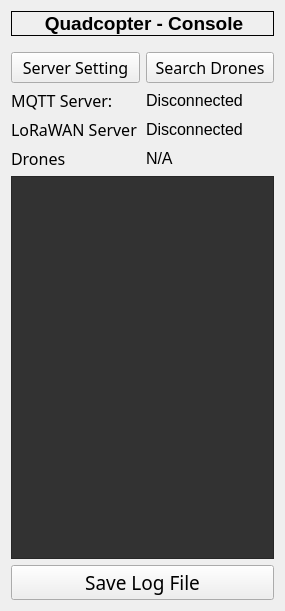
   <widget class="QWidget" name="layoutWidget">
    <property name="geometry">
     <rect>
      <x>10</x>
      <y>50</y>
      <width>285</width>
      <height>611</height>
     </rect>
    </property>
    <layout class="QGridLayout" name="gridLayout_3">
     <item row="3" column="0">
      <layout class="QGridLayout" name="gridLayout_2">
       <item row="1" column="1">
        <widget class="QPushButton" name="pushButton_ConnectLoRaWAN">
         <property name="font">
          <font>
           <family>Calibri Light</family>
           <pointsize>12</pointsize>
          </font>
         </property>
         <property name="styleSheet">
          <string notr="true"/>
         </property>
         <property name="text">
          <string>Search Drones</string>
         </property>
        </widget>
       </item>
       <item row="8" column="0">
        <widget class="QLabel" name="label_Drones">
         <property name="font">
          <font>
           <family>Calibri Light</family>
          </font>
         </property>
         <property name="text">
          <string>&lt;html&gt;&lt;head/&gt;&lt;body&gt;&lt;p&gt;&lt;span style=&quot; font-size:12pt;&quot;&gt;Drones&lt;/span&gt;&lt;/p&gt;&lt;/body&gt;&lt;/html&gt;</string>
         </property>
        </widget>
       </item>
       <item row="1" column="0">
        <widget class="QPushButton" name="pushButton_ServerSetting">
         <property name="font">
          <font>
           <family>Calibri Light</family>
           <pointsize>12</pointsize>
          </font>
         </property>
         <property name="text">
          <string>Server Setting</string>
         </property>
        </widget>
       </item>
       <item row="6" column="0">
        <widget class="QLabel" name="label_MQTTTopic">
         <property name="font">
          <font>
           <family>Calibri Light</family>
          </font>
         </property>
         <property name="text">
          <string>&lt;html&gt;&lt;head/&gt;&lt;body&gt;&lt;p&gt;&lt;span style=&quot; font-size:12pt;&quot;&gt;MQTT Server:&lt;/span&gt;&lt;/p&gt;&lt;/body&gt;&lt;/html&gt;</string>
         </property>
        </widget>
       </item>
       <item row="7" column="0">
        <widget class="QLabel" name="label_MQTTQoS">
         <property name="font">
          <font>
           <family>Calibri Light</family>
          </font>
         </property>
         <property name="text">
          <string>&lt;html&gt;&lt;head/&gt;&lt;body&gt;&lt;p&gt;&lt;span style=&quot; font-size:12pt;&quot;&gt;LoRaWAN Server&lt;/span&gt;&lt;/p&gt;&lt;/body&gt;&lt;/html&gt;</string>
         </property>
        </widget>
       </item>
       <item row="6" column="1">
        <widget class="QLabel" name="label_StatusMQTTServer">
         <property name="text">
          <string>&lt;html&gt;&lt;head/&gt;&lt;body&gt;&lt;p&gt;&lt;span style=&quot; font-size:12pt;&quot;&gt;Disconnected&lt;/span&gt;&lt;/p&gt;&lt;/body&gt;&lt;/html&gt;</string>
         </property>
        </widget>
       </item>
       <item row="7" column="1">
        <widget class="QLabel" name="label_StatusLoRaWANServer">
         <property name="text">
          <string>&lt;html&gt;&lt;head/&gt;&lt;body&gt;&lt;p&gt;&lt;span style=&quot; font-size:12pt;&quot;&gt;Disconnected&lt;/span&gt;&lt;/p&gt;&lt;/body&gt;&lt;/html&gt;</string>
         </property>
        </widget>
       </item>
       <item row="8" column="1">
        <widget class="QLabel" name="label_DronesNumber">
         <property name="text">
          <string>&lt;html&gt;&lt;head/&gt;&lt;body&gt;&lt;p&gt;&lt;span style=&quot; font-size:12pt;&quot;&gt;N/A&lt;/span&gt;&lt;/p&gt;&lt;/body&gt;&lt;/html&gt;</string>
         </property>
        </widget>
       </item>
      </layout>
     </item>
     <item row="6" column="0">
      <widget class="QPushButton" name="pushButton_SaveLogFile">
       <property name="font">
        <font>
         <family>Calibri Light</family>
         <pointsize>14</pointsize>
        </font>
       </property>
       <property name="text">
        <string>Save Log File</string>
       </property>
      </widget>
     </item>
     <item row="5" column="0">
      <widget class="QPlainTextEdit" name="plainTextEdit_LogPanel">
       <property name="styleSheet">
        <string notr="true">background-color: rgb(50, 50, 50);</string>
       </property>
       <property name="frameShape">
        <enum>QFrame::StyledPanel</enum>
       </property>
       <property name="frameShadow">
        <enum>QFrame::Plain</enum>
       </property>
       <property name="tabChangesFocus">
        <bool>false</bool>
       </property>
       <property name="plainText">
        <string/>
       </property>
      </widget>
     </item>
     <item row="1" column="0">
      <widget class="QLabel" name="label_QuadcopterConsole">
       <property name="frameShape">
        <enum>QFrame::Box</enum>
       </property>
       <property name="text">
        <string>&lt;html&gt;&lt;head/&gt;&lt;body&gt;&lt;p align=&quot;center&quot;&gt;&lt;span style=&quot; font-size:14pt; font-weight:700;&quot;&gt;Quadcopter - Console&lt;/span&gt;&lt;/p&gt;&lt;/body&gt;&lt;/html&gt;</string>
       </property>
      </widget>
     </item>
     <item row="2" column="0">
      <spacer name="verticalSpacer">
       <property name="orientation">
        <enum>Qt::Vertical</enum>
       </property>
       <property name="sizeType">
        <enum>QSizePolicy::Fixed</enum>
       </property>
       <property name="sizeHint" stdset="0">
        <size>
         <width>20</width>
         <height>10</height>
        </size>
       </property>
      </spacer>
     </item>
    </layout>
   </widget>
